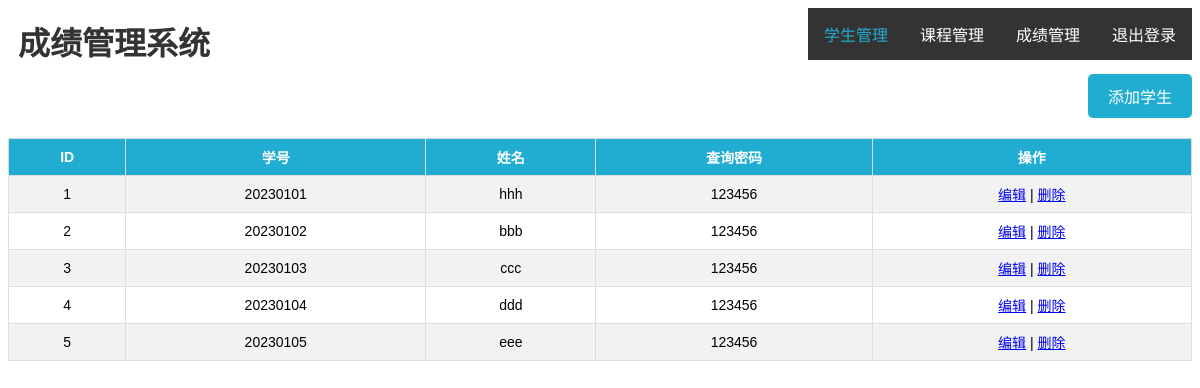
The page /php/admin_home.php on the database as committed earlier.
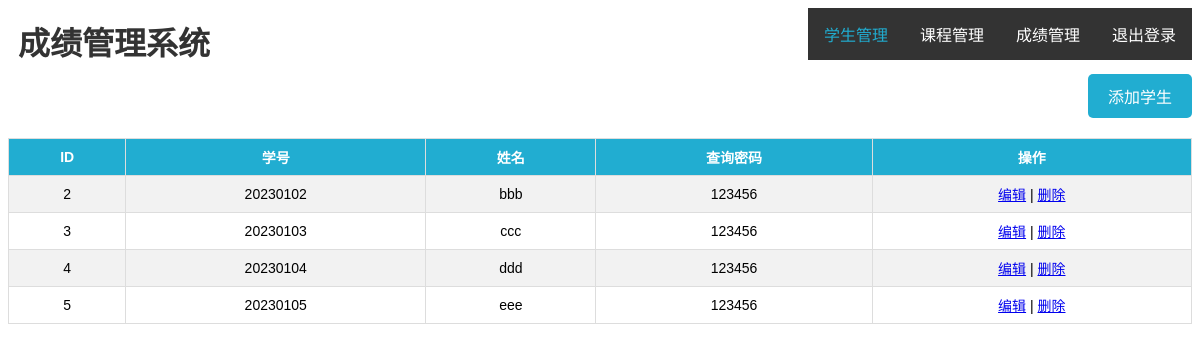
The same page on the database as committed later.
### tables this page shows
CREATE TABLE `student`  (
  `id` int(11) NOT NULL AUTO_INCREMENT,
  `sid` int(11) NULL DEFAULT NULL,
  `name` varchar(50) NULL DEFAULT NULL,
  `pwd` int(11) NULL DEFAULT NULL,
  PRIMARY KEY (`id`) USING BTREE
);

### php/admin_home.php (the view, shortened to what this page needs)
<?php
$con = mysqli_connect('localhost', 'score', '123456');
?>
<!DOCTYPE html>
<html>
<head>
</head>
<body>
    <h1>成绩管理系统</h1>
    <ul>
        <li><a href="admin_home.php" class="active">学生管理</a></li>
        <li><a href="course.php">课程管理</a></li>
        <li><a href="score.php">成绩管理</a></li>
        <li><a href="index.php">退出登录</a></li>
    </ul>
    <a class="add" href="add_student.php">添加学生</a>
    <?php
    $sql = "SELECT * FROM Student";
    $result = mysqli_query($con, $sql);
    echo "<table>";
    echo "<tr><th>ID</th><th>学号</th><th>姓名</th><th>查询密码</th><th>操作</th></tr>";
    while ($row = mysqli_fetch_assoc($result)) {
        echo "<tr><td>" . $row["id"] . "</td><td>" . $row["sid"] . "</td><td>" . $row["name"] . "</td><td>" . $row["pwd"] . "</td><td><a href='student_edit.php?id=" . $row["id"] . "'>编辑</a> | " . "<a href='student_delete.php?id=" . $row["id"] . "'>删除</a>" . "</td></tr>";
    }
    echo "</table>";
    ?>
</body>
</html>

### php/admin_home.php (style rules this page uses)
ul { list-style: none; margin: 0; padding: 0; background-color: #333; overflow: hidden; float: right; }
li { float: left; }
li a { display: block; color: white; text-align: center; padding: 14px 16px; text-decoration: none; }
h1 { float: left; margin: 0; padding: 10px; color: #333; }
.active { color: #21add1; }
table { border-collapse: collapse; margin: 20px auto; font-family: Arial, sans-serif; font-size: 14px; width: 100%; }
th { background-color: #21add1; color: white; padding: 10px; }
td { border: 1px solid #ddd; padding: 8px; }
tr:nth-child(even) { background-color: #f2f2f2; }
th, td { border: 1px solid #ddd; padding: 8px; text-align: left; text-align: center; }
.add { color: #fff; background-color: #21add1; border-radius: 5px; display: inline-block; font-size: 16px; padding: 10px 20px; text-decoration: none; transition: background-color 0.3s ease; float: right; margin-bottom: 20px; }

Rows that differ between the two databases and show on the page:
removed student: id "1", sid "20230101", name "hhh", pwd "123456"
